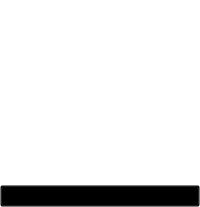
<?xml version="1.0" encoding="UTF-8"?>
<ui version="4.0">
 <class>Memento</class>
 <widget class="QWidget" name="Memento">
  <property name="geometry">
   <rect>
    <x>0</x>
    <y>0</y>
    <width>200</width>
    <height>207</height>
   </rect>
  </property>
  <property name="windowTitle">
   <string>Form</string>
  </property>
  <property name="styleSheet">
   <string notr="true">background-color:transparent;</string>
  </property>
  <layout class="QVBoxLayout" name="verticalLayout">
   <property name="leftMargin">
    <number>0</number>
   </property>
   <property name="topMargin">
    <number>0</number>
   </property>
   <property name="rightMargin">
    <number>0</number>
   </property>
   <property name="bottomMargin">
    <number>0</number>
   </property>
   <item>
    <widget class="QTableView" name="tableView"/>
   </item>
   <item>
    <widget class="QPushButton" name="m_pMementoPB">
     <property name="text">
      <string>Take new memento</string>
     </property>
    </widget>
   </item>
  </layout>
 </widget>
 <resources/>
 <connections/>
</ui>
